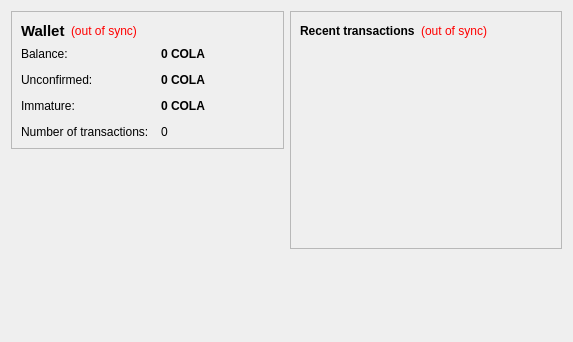
<?xml version="1.0" encoding="UTF-8"?>
<ui version="4.0">
 <class>OverviewPage</class>
 <widget class="QWidget" name="OverviewPage">
  <property name="geometry">
   <rect>
    <x>0</x>
    <y>0</y>
    <width>573</width>
    <height>342</height>
   </rect>
  </property>
  <property name="windowTitle">
   <string>Form</string>
  </property>
  <layout class="QHBoxLayout" name="horizontalLayout" stretch="1,1">
   <item>
    <layout class="QVBoxLayout" name="verticalLayout_2">
     <item>
      <widget class="QFrame" name="frame">
       <property name="frameShape">
        <enum>QFrame::StyledPanel</enum>
       </property>
       <property name="frameShadow">
        <enum>QFrame::Raised</enum>
       </property>
       <layout class="QVBoxLayout" name="verticalLayout_4">
        <item>
         <layout class="QHBoxLayout" name="horizontalLayout_4">
          <item>
           <widget class="QLabel" name="label_5">
            <property name="font">
             <font>
              <pointsize>11</pointsize>
              <weight>75</weight>
              <bold>true</bold>
             </font>
            </property>
            <property name="text">
             <string>Wallet</string>
            </property>
           </widget>
          </item>
          <item>
           <widget class="QLabel" name="labelWalletStatus">
            <property name="toolTip">
             <string>The displayed information may be out of date. Your wallet automatically synchronizes with the ColaCoin network after a connection is established, but this process has not completed yet.</string>
            </property>
            <property name="styleSheet">
             <string notr="true">QLabel { color: red; }</string>
            </property>
            <property name="text">
             <string notr="true">(out of sync)</string>
            </property>
            <property name="alignment">
             <set>Qt::AlignLeading|Qt::AlignLeft|Qt::AlignVCenter</set>
            </property>
           </widget>
          </item>
          <item>
           <spacer name="horizontalSpacer_2">
            <property name="orientation">
             <enum>Qt::Horizontal</enum>
            </property>
            <property name="sizeHint" stdset="0">
             <size>
              <width>40</width>
              <height>20</height>
             </size>
            </property>
           </spacer>
          </item>
         </layout>
        </item>
        <item>
         <layout class="QFormLayout" name="formLayout_2">
          <property name="fieldGrowthPolicy">
           <enum>QFormLayout::AllNonFixedFieldsGrow</enum>
          </property>
          <property name="horizontalSpacing">
           <number>12</number>
          </property>
          <property name="verticalSpacing">
           <number>12</number>
          </property>
          <item row="0" column="0">
           <widget class="QLabel" name="label">
            <property name="text">
             <string>Balance:</string>
            </property>
           </widget>
          </item>
          <item row="0" column="1">
           <widget class="QLabel" name="labelBalance">
            <property name="font">
             <font>
              <weight>75</weight>
              <bold>true</bold>
             </font>
            </property>
            <property name="cursor">
             <cursorShape>IBeamCursor</cursorShape>
            </property>
            <property name="toolTip">
             <string>Your current balance</string>
            </property>
            <property name="text">
             <string notr="true">0 COLA</string>
            </property>
            <property name="textInteractionFlags">
             <set>Qt::LinksAccessibleByMouse|Qt::TextSelectableByKeyboard|Qt::TextSelectableByMouse</set>
            </property>
           </widget>
          </item>
          <item row="1" column="0">
           <widget class="QLabel" name="label_3">
            <property name="text">
             <string>Unconfirmed:</string>
            </property>
           </widget>
          </item>
          <item row="1" column="1">
           <widget class="QLabel" name="labelUnconfirmed">
            <property name="font">
             <font>
              <weight>75</weight>
              <bold>true</bold>
             </font>
            </property>
            <property name="cursor">
             <cursorShape>IBeamCursor</cursorShape>
            </property>
            <property name="toolTip">
             <string>Total of transactions that have yet to be confirmed, and do not yet count toward the current balance</string>
            </property>
            <property name="text">
             <string notr="true">0 COLA</string>
            </property>
            <property name="textInteractionFlags">
             <set>Qt::LinksAccessibleByMouse|Qt::TextSelectableByKeyboard|Qt::TextSelectableByMouse</set>
            </property>
           </widget>
          </item>
          <item row="3" column="0">
           <widget class="QLabel" name="label_2">
            <property name="text">
             <string>Number of transactions:</string>
            </property>
           </widget>
          </item>
          <item row="3" column="1">
           <widget class="QLabel" name="labelNumTransactions">
            <property name="toolTip">
             <string>Total number of transactions in wallet</string>
            </property>
            <property name="text">
             <string notr="true">0</string>
            </property>
           </widget>
          </item>
          <item row="2" column="0">
           <widget class="QLabel" name="labelImmatureText">
            <property name="text">
             <string>Immature:</string>
            </property>
           </widget>
          </item>
          <item row="2" column="1">
           <widget class="QLabel" name="labelImmature">
            <property name="font">
             <font>
              <weight>75</weight>
              <bold>true</bold>
             </font>
            </property>
            <property name="toolTip">
             <string>Mined balance that has not yet matured</string>
            </property>
            <property name="text">
             <string notr="true">0 COLA</string>
            </property>
            <property name="textInteractionFlags">
             <set>Qt::LinksAccessibleByMouse|Qt::TextSelectableByKeyboard|Qt::TextSelectableByMouse</set>
            </property>
           </widget>
          </item>
         </layout>
        </item>
       </layout>
      </widget>
     </item>
     <item>
      <spacer name="verticalSpacer">
       <property name="orientation">
        <enum>Qt::Vertical</enum>
       </property>
       <property name="sizeHint" stdset="0">
        <size>
         <width>20</width>
         <height>40</height>
        </size>
       </property>
      </spacer>
     </item>
    </layout>
   </item>
   <item>
    <layout class="QVBoxLayout" name="verticalLayout_3">
     <item>
      <widget class="QFrame" name="frame_2">
       <property name="frameShape">
        <enum>QFrame::StyledPanel</enum>
       </property>
       <property name="frameShadow">
        <enum>QFrame::Raised</enum>
       </property>
       <layout class="QVBoxLayout" name="verticalLayout">
        <item>
         <layout class="QHBoxLayout" name="horizontalLayout_2">
          <item>
           <widget class="QLabel" name="label_4">
            <property name="text">
             <string>&lt;b&gt;Recent transactions&lt;/b&gt;</string>
            </property>
           </widget>
          </item>
          <item>
           <widget class="QLabel" name="labelTransactionsStatus">
            <property name="toolTip">
             <string>The displayed information may be out of date. Your wallet automatically synchronizes with the ColaCoin network after a connection is established, but this process has not completed yet.</string>
            </property>
            <property name="styleSheet">
             <string notr="true">QLabel { color: red; }</string>
            </property>
            <property name="text">
             <string notr="true">(out of sync)</string>
            </property>
            <property name="alignment">
             <set>Qt::AlignRight|Qt::AlignTrailing|Qt::AlignVCenter</set>
            </property>
           </widget>
          </item>
          <item>
           <spacer name="horizontalSpacer">
            <property name="orientation">
             <enum>Qt::Horizontal</enum>
            </property>
            <property name="sizeHint" stdset="0">
             <size>
              <width>40</width>
              <height>20</height>
             </size>
            </property>
           </spacer>
          </item>
         </layout>
        </item>
        <item>
         <widget class="QListView" name="listTransactions">
          <property name="styleSheet">
           <string notr="true">QListView { background: transparent; }</string>
          </property>
          <property name="frameShape">
           <enum>QFrame::NoFrame</enum>
          </property>
          <property name="verticalScrollBarPolicy">
           <enum>Qt::ScrollBarAlwaysOff</enum>
          </property>
          <property name="horizontalScrollBarPolicy">
           <enum>Qt::ScrollBarAlwaysOff</enum>
          </property>
          <property name="selectionMode">
           <enum>QAbstractItemView::NoSelection</enum>
          </property>
         </widget>
        </item>
       </layout>
      </widget>
     </item>
     <item>
      <spacer name="verticalSpacer_2">
       <property name="orientation">
        <enum>Qt::Vertical</enum>
       </property>
       <property name="sizeHint" stdset="0">
        <size>
         <width>20</width>
         <height>40</height>
        </size>
       </property>
      </spacer>
     </item>
    </layout>
   </item>
  </layout>
 </widget>
 <resources/>
 <connections/>
</ui>
